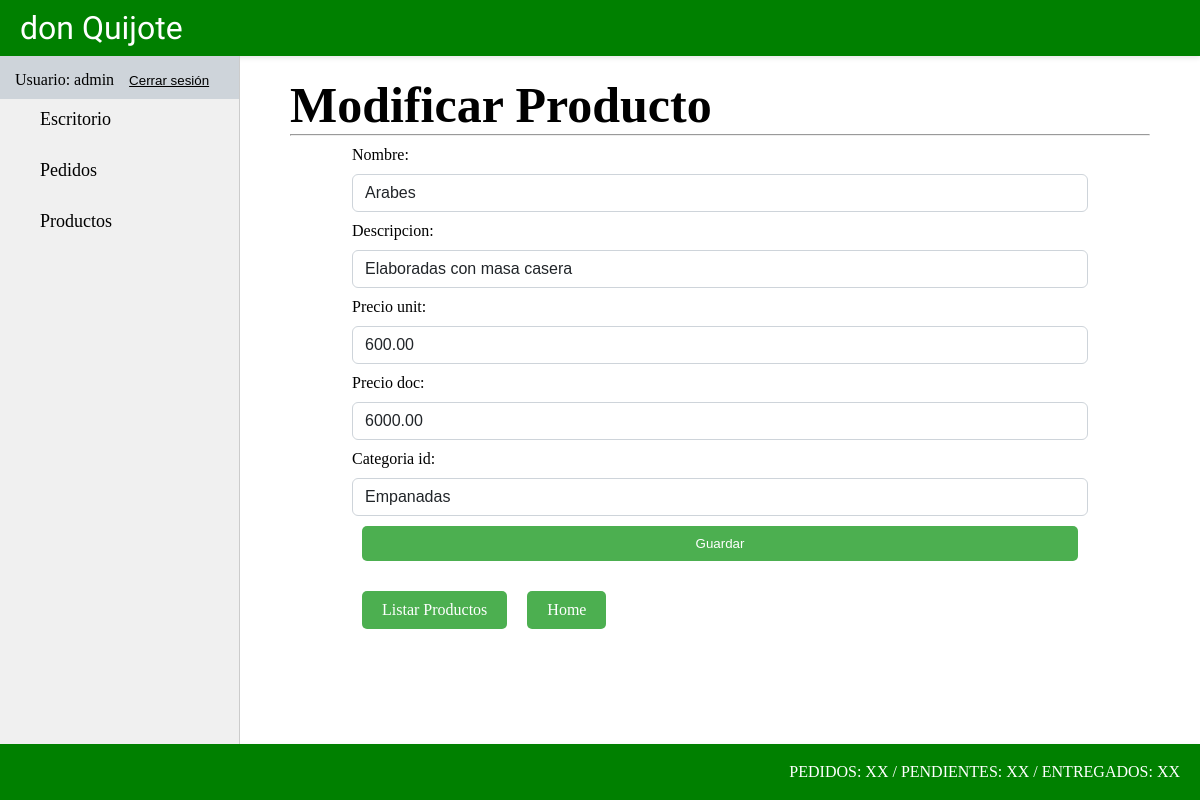
The app's page /producto/producto/update/7 (signed in) with its own data.
### producto/models.py (models this page shows, shortened)
class Producto(models.Model):
    nombre = models.CharField(max_length=50)
    descripcion = models.CharField(max_length=200)
    precio_unit = models.DecimalField(max_digits=10, decimal_places=2)
    precio_doc = models.DecimalField(max_digits=10, decimal_places=2, null=True, blank=True)
    categoria_id = models.ForeignKey(ProductoCategoria, on_delete=models.CASCADE)

class ProductoCategoria(models.Model):
    nombre = models.CharField(max_length=50)
    def __str__(self):
        return f"{self.nombre}"

### producto/views.py (the view)
# urls.py: path("producto/update/<int:pk>", views.ProductoUpdate.as_view(), name="producto_update"),
class ProductoUpdate(LoginRequiredMixin, UpdateView):
    model = models.Producto
    form_class = forms.ProductoForm
    success_url = reverse_lazy("producto:producto_list")

### producto/forms.py
class ProductoForm(forms.ModelForm):
    class Meta:
        model = models.Producto
        fields = "__all__"
        widgets = {
            "nombre": forms.TextInput(attrs={"class": "form-control"}),
            "descripcion": forms.TextInput(attrs={"class": "form-control"}),
            "precio_unit": forms.TextInput(attrs={"class": "form-control"}),
            "precio_doc": forms.TextInput(attrs={"class": "form-control"}),
            "categoria_id": forms.Select(attrs={"class": "form-control"}),
        }

### producto/templates/producto/producto_form.html (shortened to what this page needs)
{% extends 'core/base.html' %}
{% block titulo %}
    {% if form.instance.pk %}
        {% include 'core/components/titulo.html' with titulo="Modificar Producto" %}
    {% else %}
        {% include 'core/components/titulo.html' with titulo="Crear Producto" %}
    {% endif %}
{% endblock titulo %}
{% block section %}
    <form class="form-container" action="" method="post">
        {{ form }}
        <button class="link-crud-productos" type="submit">Guardar</button>
    </form>
    {% include 'producto/components/btn_volver_listaproducto.html' %}
{% endblock section %}

### core/templates/core/components/navbar.html (shortened to what this page needs)
<nav class="container-nav">
    <ul class="list-app">
        {% if user.is_authenticated %}
            <div class="usuario-logout">
                <li class="list-link"><a>Usuario: {{ user.username }}</a></li>
                <li>
                    <form action="{% url 'core:logout' %}" method="post">
                        <button type="submit" class="btn-logout"><u>Cerrar sesión</u></button>
                    </form>
                </li>
            </div>
            <li class="list-link"><a class="link-app" href="{% url 'core:home' %}">Escritorio</a></li>
            <li class="list-link"><a class="link-app" href="{% url 'pedidos:pedido_list' %}">Pedidos</a></li>
            <li class="list-link"><a class="link-app" href="{% url 'producto:home' %}">Productos</a></li>
        {% else %}
            <li class="list-link"><a class="link-app" href="{% url 'core:login' %}">Login</a></li>
        {% endif %}
    </ul>
</nav>

### core/static/core/css/styles.css (style rules this page uses)
* { padding: 0; margin: 0; box-sizing: border-box; }
.container-nav { width: 20%; height: 86vh; background-color: #f0f0f0; float: left; overflow-y: auto; border-right: 1px solid #ccc; }
.list-app { list-style: none; padding: 0; }
.list-link { margin-bottom: 10px; }
.link-app { color: #000; text-decoration: none; font-size: 18px; display: block; padding: 10px 40px; transition: background-color 0.3s ease; }
.link-crud-productos { display: inline-block; text-decoration: none; background-color: #4CAF50; color: white; padding: 10px 20px; margin: 0 10px; border: none; border-radius: 5px; transition: background-color 0.3s; }
.form-container { width: 80%; margin-left: 10%; display: flex; flex-direction: column; }
.form-control { display: block; margin: 10px 0px; width: 100%; padding: 0.375rem 0.75rem; font-size: 1rem; font-weight: 400; line-height: 1.5; color: #212529; background-color: #fff; background-clip: padding-box; border: 1px solid #ced4da; -webkit-appearance: none; -moz-appearance: none; appearance: none; border-radius: 0.375rem; transition: border-color 0.15s ease-in-out, box-shadow 0.15s ease-in-out; }
.usuario-logout { display: flex; column-gap: 15px; padding-left: 15px; padding-top: 15px; background-color: #ced4da; }
.btn-logout { border: none; background-color: #ced4da; }

### records on screen
Producto: nombre "Arabes", descripcion "Elaboradas con masa casera", precio_unit "600.00", precio_doc "6000.00", categoria_id "Empanadas"

### other values on screen
{{ user.username }} "admin"
{{ titulo }} "Modificar Producto"
